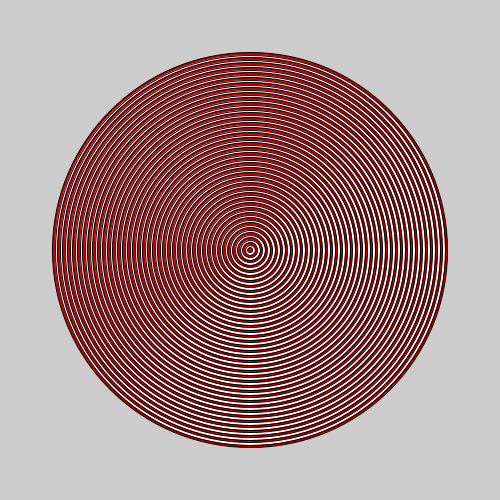
Frame 1 (no input)
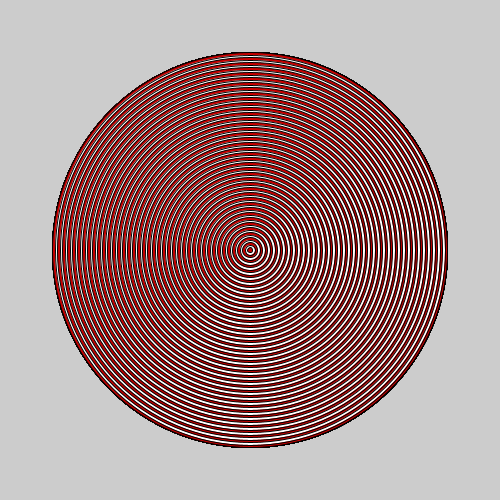
Frame 60 (the mouse pressed at the canvas centre just before this capture)
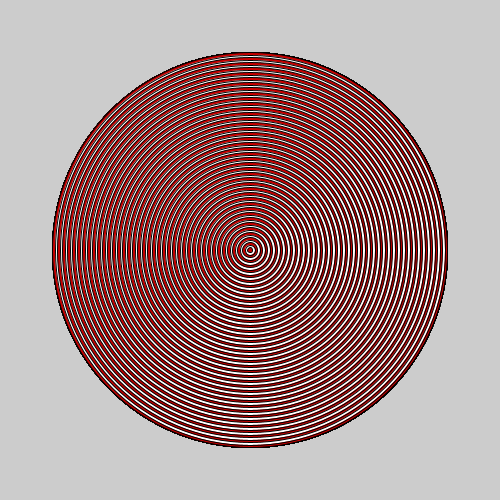
Frame 120 (the mouse held since frame 60 and released just before this capture)

The Processing sketch that drew these frames (run headless with seeded random() and noise(); from frame 60 on, the mouse is pressed at the canvas centre):

// Processing sketch: bullseye
// ── bullseye.pde

void setup() {
 
  // set the size of your sketch
  size(500,500);
  
}

void draw() {
  int k = 400;
  int j = 255;
  int l = 250;
  for (int i = 80; i>0; i --) {
  if (i%2 == 0){
   fill(200, 0, 0);
  }
  else{
    fill (255,255,255);
  }
    k -=5;
   
    
   ;
  ellipse (l, l, k, k);
  
  }
}
